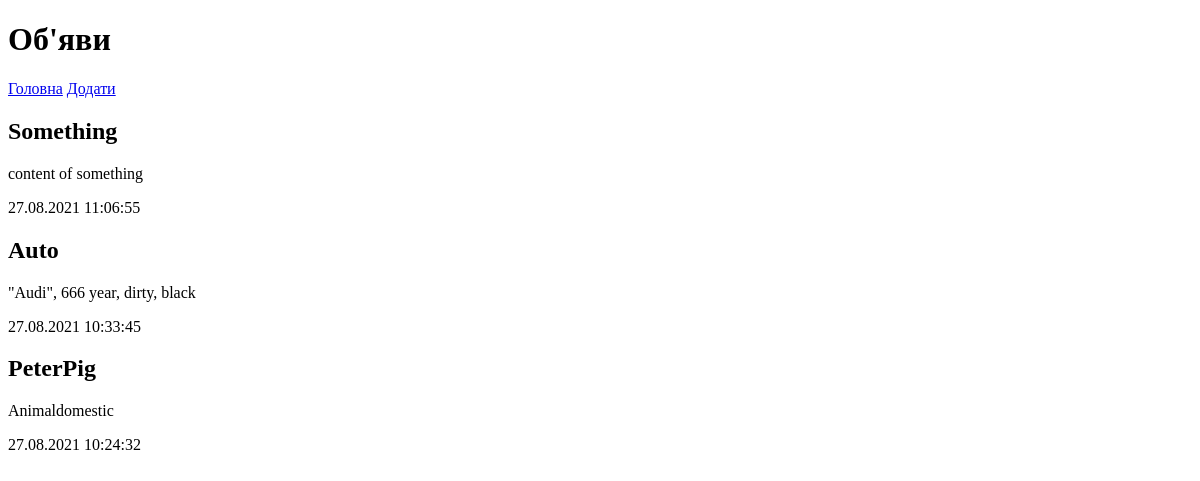
Page /bboard/ on the earlier database version.
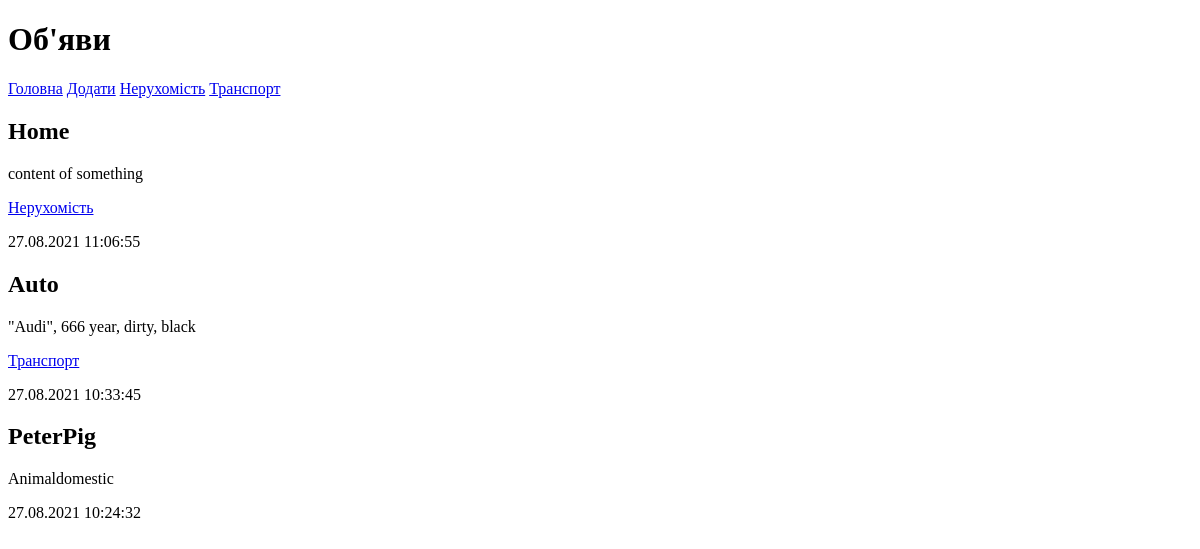
Same page on the later database version.
### bboard/models.py (models this page shows, shortened)
class Bb(models.Model):
    title = models.CharField(max_length=50, verbose_name='Товар')
    content = models.TextField(null=True, blank=True,
                               verbose_name='Опис')
    price = models.FloatField(null=True, blank=True, verbose_name='Ціна')
    published = models.DateTimeField(auto_now_add=True, db_index=True,
                                     verbose_name='Опубліковано')
    rubric = models.ForeignKey('Rubric', null=True,
                               on_delete=models.PROTECT, verbose_name='Рубрика')
    class Meta:
        verbose_name_plural = 'Об\'яви'
        verbose_name = 'Об\'ява'
        ordering = ['-published']

class Rubric(models.Model):
    name = models.CharField(max_length=20, db_index=True,
                            verbose_name='Назва')
    class Meta:
        verbose_name_plural = 'Рубрики'
        verbose_name = 'Рубрика'
        ordering = ['name']

### bboard/views.py (the view)
# urls.py: path('', index, name='index')
def index(request):
    bbs = Bb.objects.all()
    rubrics = Rubric.objects.all()
    context = {'bbs': bbs, 'rubrics': rubrics}
    return render(request, 'bboard/index.html', context)

### bboard/templates/bboard/index.html (shortened to what this page needs)
<!DOCTYPE html>
<html>
    <head>
    </head>
    <body>
        <h1>Об'яви</h1>
        <div>
            <a href="{% url 'index' %}">Головна</a>
            <a href="{% url 'add' %}">Додати</a>
            {% for rubric in rubrics %}
            <a href="{% url 'by_rubric' rubric.pk %}">{{ rubric.name }}</a>
            {% endfor %}
        </div>
            {% for bb in bbs %}
        <div>
            <h2>{{ bb.title }}</h2>
            <p>{{ bb.content }}</p>
            <p><a href="/bboard/{{ bb.rubric.pk }}/">
            {{ bb.rubric.name }}</a></p>
            <p>{{ bb.published|date:"d.m.Y H:i:s" }}</p>
        </div>
        {% endfor %}
    </body>
</html>

Differences in the rows shown:
added Rubric: name "Нерухомість"
added Rubric: name "Транспорт"
changed Bb "content of something": title "Something" → "Home"; rubric_id empty → 2 (drawn); rubric.name (not shown) → "Нерухомість"
changed Bb "Auto": rubric_id empty → 3 (drawn); rubric.name (not shown) → "Транспорт"
